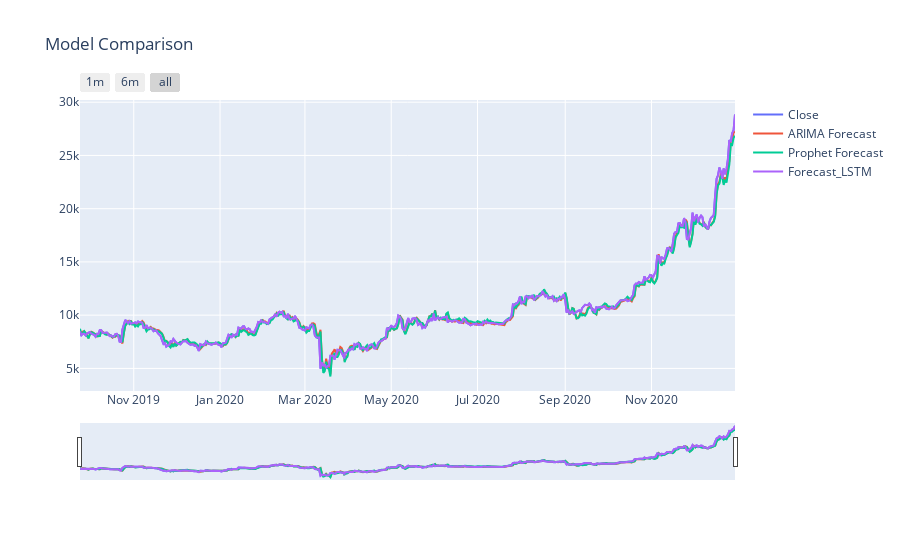

Here is the notebook cell this chart was saved with:
### Code cell
trace1 = go.Scatter(
    x = df_valid['Date'],
    y = df_valid['Close'],
    mode = 'lines',
    name = 'Close'
)

trace2 = go.Scatter(
    x = df_valid['Date'],
    y = df_valid['Forecast_ARIMAX'],
    mode = 'lines',
    name = 'ARIMA Forecast'
)
trace3 = go.Scatter(
    x = df_valid['Date'],
    y = df_valid['Forecast_Prophet'],
    mode = 'lines',
    name = 'Prophet Forecast'
)

trace4 = go.Scatter(
    x = df_valid['Date'],
    y = df_valid['Close'],
    mode = 'lines',
    name = 'Forecast_LSTM'
)


layout = dict(
    title='Model Comparison ',
    xaxis=dict(
        rangeselector=dict(
            buttons=list([
                dict(count=1,
                     label='1m',
                     step='month',
                     stepmode='backward'),
                dict(count=6,
                     label='6m',
                     step='month',
                     stepmode='backward'),
                dict(step='all')
            ])
        ),
        rangeslider=dict(
            visible = True
        ),
        type='date'
    )
)

data = [trace1,trace2,trace3,trace4]
fig = dict(data=data, layout=layout)
iplot(fig, filename = "Time Series with Rangeslider")

### Figure 1 — Plotly figure (JSON) as saved in the notebook; plotly's stock layout.template omitted (floating-point values rounded to 4 significant figures; data arrays with more than 128 entries replaced by an {"elided": "..."} marker saying what was removed)
{"data": [{"mode": "lines", "name": "Close", "type": "scatter", "x": {"elided": "459 str values"}, "y": {"elided": "459 float values"}}, {"mode": "lines", "name": "ARIMA Forecast", "type": "scatter", "x": {"elided": "459 str values"}, "y": {"elided": "459 float values"}}, {"mode": "lines", "name": "Prophet Forecast", "type": "scatter", "x": {"elided": "459 str values"}, "y": {"elided": "459 float values"}}, {"mode": "lines", "name": "Forecast_LSTM", "type": "scatter", "x": {"elided": "459 str values"}, "y": {"elided": "459 float values"}}], "layout": {"title": {"text": "Model Comparison "}, "xaxis": {"rangeselector": {"buttons": [{"count": 1, "label": "1m", "step": "month", "stepmode": "backward"}, {"count": 6, "label": "6m", "step": "month", "stepmode": "backward"}, {"step": "all"}]}, "rangeslider": {"visible": true}, "type": "date"}}}
